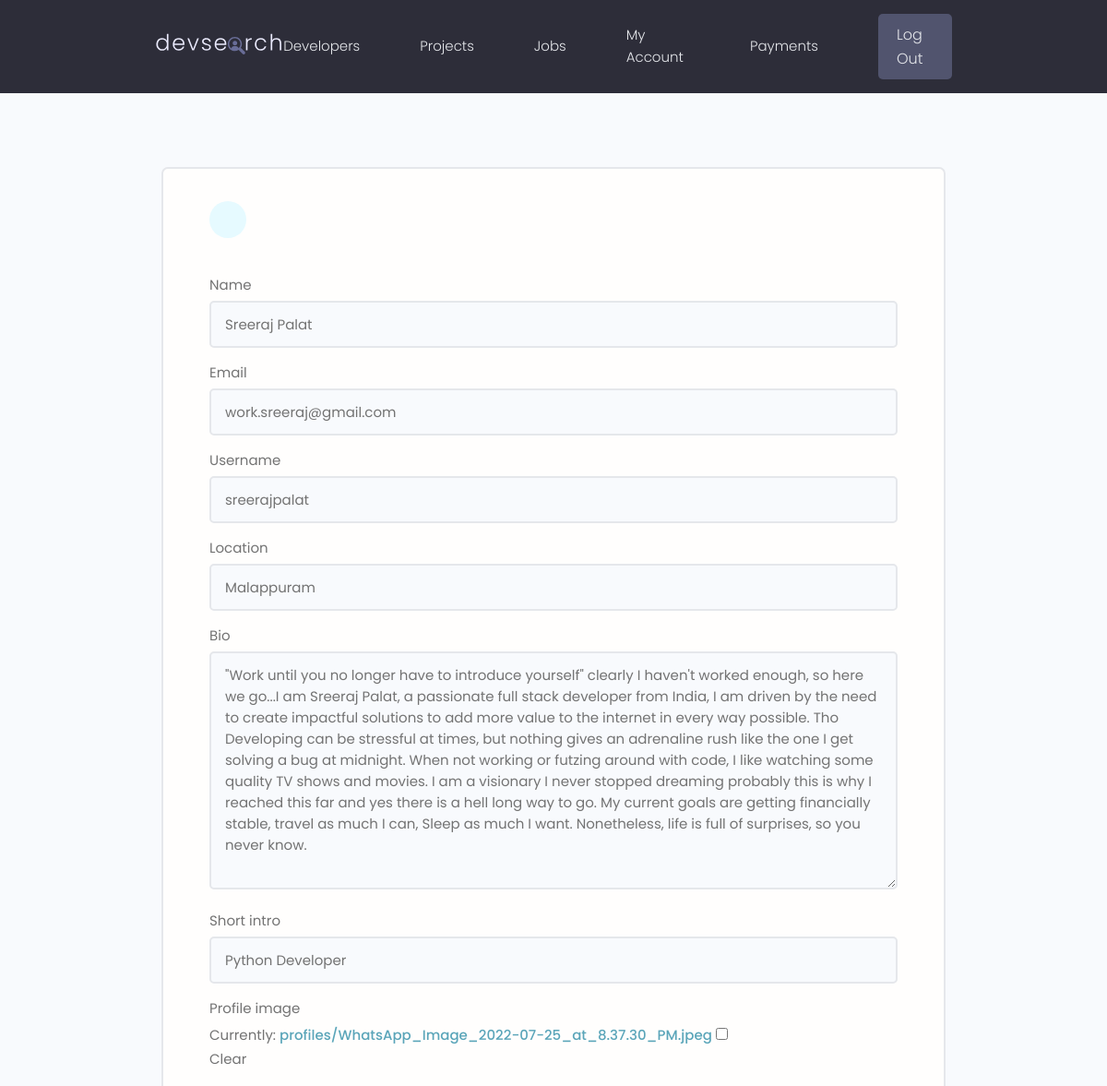
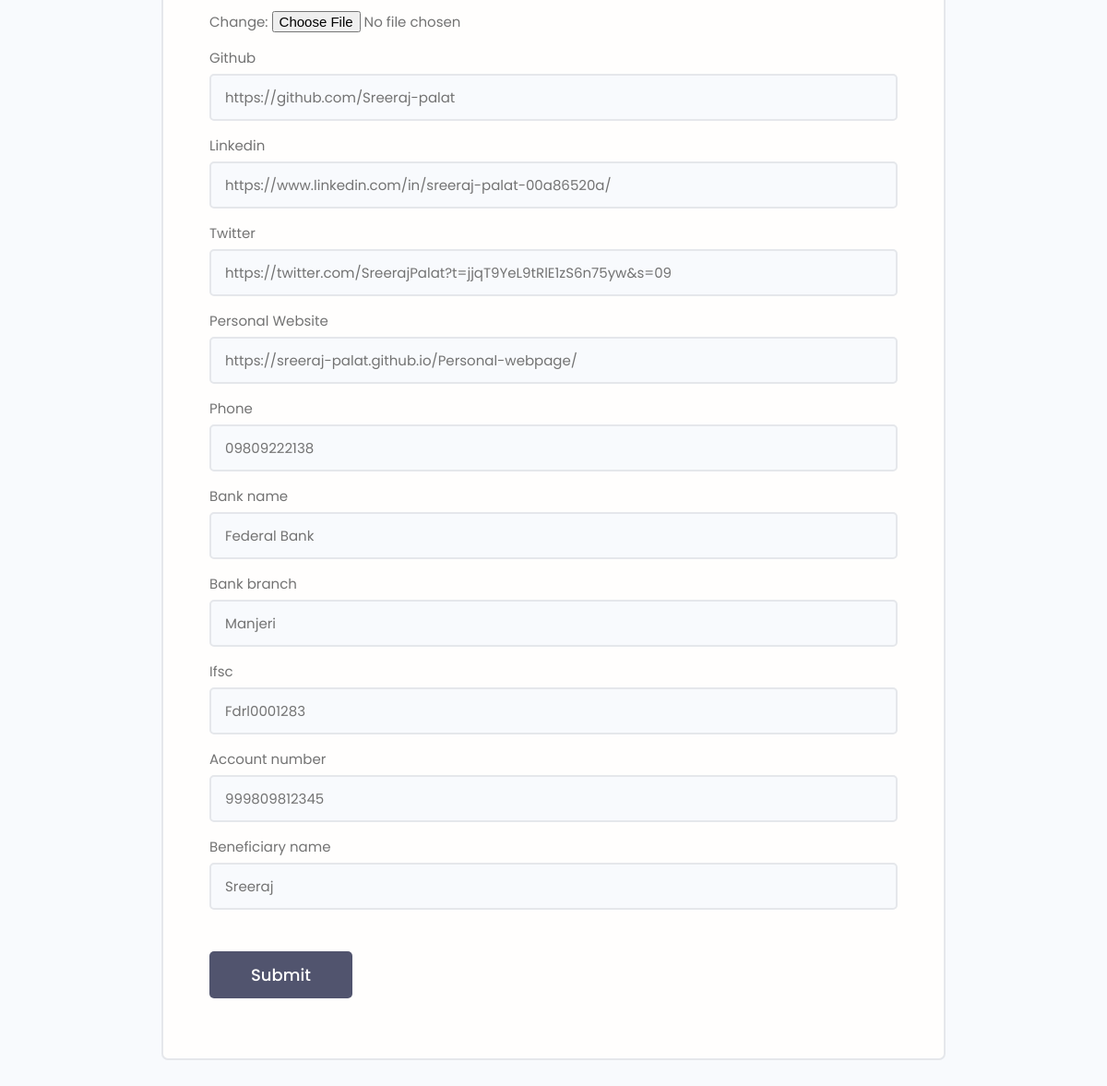
The page /edit-account/ (signed in) on the database its author committed (2 pictures, top to bottom).
### users/models.py (models this page shows, shortened)
class Profile(models.Model):
    user = models.OneToOneField(User, on_delete=models.CASCADE, null=True, blank=True)
    name = models.CharField(max_length=200, null=True, blank=True)
    email = models.EmailField(max_length=200, null=True, blank=True)
    username = models.CharField(max_length=200, null=True, blank=True)
    location = models.CharField(max_length=200, null=True, blank=True)
    short_intro = models.CharField(max_length=200, null=True, blank=True)
    bio = models.TextField(blank=True, null=True)
    profile_image = models.ImageField(null=True, blank=True, upload_to='profiles/',default="profiles/user-default.png")
    social_github = models.CharField(max_length=200, blank=True, null=True)
    social_twitter = models.CharField(max_length=200, blank=True, null=True)
    social_linkedin = models.CharField(max_length=200, blank=True, null=True)
    social_youtube = models.CharField(max_length=200, blank=True, null=True)
    social_website = models.CharField(max_length=200, blank=True, null=True)
    is_dev = models.BooleanField(default=False)
    is_rec = models.BooleanField(default=False)
    phone = models.CharField(max_length=11,null=True,blank=True)
    bank_name = models.CharField(max_length=200, blank=True, null=True)
    bank_branch = models.CharField(max_length=200, blank=True, null=True)
    ifsc = models.CharField(max_length=11,blank=True, null=True)
    account_number = models.CharField(max_length=16,blank=True, null=True)
    beneficiary_name = models.CharField(max_length=200, blank=True, null=True)
    created = models.DateTimeField(auto_now_add=True)

### users/views.py (the view, shortened to what this page needs)
# urls.py: path('edit-account/',views.editAccount, name='edit-account'),
@login_required(login_url='login')
@csrf_exempt
def editAccount(request):
    profile = request.user.profile
    user = request.user
    form = ProfileForm(instance=profile)
    group = Group.objects.get(name='Developer')
    users = User.objects.filter(groups = group)
    print(users)
    context = {'form':form}
    return render(request, 'users/profile_form.html',context)

### users/forms.py
class ProfileForm(ModelForm):
    class Meta:
        model = Profile
        fields = ['name','email', 'username', 'location','bio','short_intro','profile_image','social_github','social_linkedin','social_twitter','social_website','phone','bank_name','bank_branch','ifsc','account_number','beneficiary_name']
        labels = {
            'social_github':'Github',
            'social_linkedin':'Linkedin',
            'social_twitter':'Twitter',
            'social_website':'Personal Website',
        }
    def __init__(self,*args, **kwargs):
        super(ProfileForm,self).__init__(*args, **kwargs)
        for name, field in self.fields.items():
            field.widget.attrs.update({'class': 'input'})

### users/templates/users/profile_form.html (shortened to what this page needs)
{% extends 'main.html' %}
{% block content %}
<main class="formPage my-xl">
    <div class="content-box">
        <div class="formWrapper">
            <a class="backButton" href="{% url 'account' %}"></a>
            <br>
            <form class="form" action="{% url 'edit-account' %}" method="POST" enctype="multipart/form-data">
                {% for field in form %}
                <div class="form__field">
                    <label for="formInput#text">{{field.label}}</label>
                    {{field}}
                </div>
                {% endfor %}
                <input class="btn btn--sub btn--lg  my-md" type="submit" value="Submit" />
            </form>
        </div>
    </div>
</main>
{% endblock content %}

### static/styles/app.css (style rules this page uses)
:root { --color-sub: #2d2d39; }
.btn--sub { background-color: var(--color-sub-light); }
.content-box { width: 95%; max-width: 85rem; margin: 0 auto; }
.backButton { background: var(--color-main-light); color: var(--color-main); width: 4rem; height: 4rem; display: flex; align-items: center; justify-content: center; border-radius: 50%; }
.formPage .formWrapper { list-style: none; background: var(--color-white); padding: 3.5rem 5rem; border: 2px solid var(--color-light); border-radius: 0.7rem; }

### static/uikit/styles/modules/_variables.css (style rules this page uses)
:root { --color-main: #5aa5b9; --color-main-light: #e6faff; --color-sub: #3f4156; --color-sub-light: #51546e; --color-sub-lighter: #ededfd; --color-text: #737373; --color-gray: #8b8b8b; --color-light: #e5e7eb; --color-light-gray: #767676; --color-bg: #f8fafd; --color-white: #fffefd; --color-white-light: #f3f3f3; --color-success: #359e64; --color-success-bg: #def8e8; --color-error: #fc4b0b; --color-error-bg: #fff2ee; --font-base: 'Poppins', arial, helvetica, 'Segoe UI', roboto, ubuntu, sans-serif; --font-monospace: 'Fira Code', 'Courier New', courier, monospace; --font-regular: 300; --font-medium: 500; --font-bold: 700; --generic-shadow: 1px 1px 5px #00000010; --generic-transition: all 0.3s ease-in-out; }

### static/uikit/styles/modules/_base.css (style rules this page uses)
* { margin: 0; padding: 0; box-sizing: border-box; text-rendering: optimizeLegibility; color: inherit; font-size: inherit; }
html { font-size: 50%; }
@media only screen and (min-width: 480px) { html { font-size: 56.25%; } }
@media only screen and (min-width: 1200px) { html { font-size: 62.5%; } }
body { line-height: 1.6; font-weight: 400; font-size: 1.5rem; color: var(--color-text); background-color: var(--color-bg); min-height: 100vh; }

### static/uikit/styles/modules/_typography.css (style rules this page uses)
* { font-family: var(--font-base); }
a { padding-bottom: 2px; text-decoration: none; display: inline-block; color: var(--color-main); font-weight: var(--font-medium); }

### static/uikit/styles/modules/_utilities.css (style rules this page uses)
.my-md { margin: 3rem auto; }
.my-xl { margin: 8rem auto; }

### static/uikit/styles/modules/_button.css (style rules this page uses)
.btn { display: inline-block; position: relative; cursor: pointer; background-color: var(--color-light); font-weight: var(--font-medium); color: var(--color-sub); text-decoration: none; padding: 1rem 2rem; border-radius: 0.5rem; border: none; width: -webkit-fit-content; width: -moz-fit-content; width: fit-content; height: -webkit-fit-content; height: -moz-fit-content; height: fit-content; font-size: 1.6rem; outline-width: 0; outline-color: transparent; -webkit-backface-visibility: hidden; backface-visibility: hidden; transition: all 0.3s ease-in-out; }
.btn--sub { background-color: var(--color-sub); color: var(--color-white); }
.btn--lg { font-size: 1.8rem; padding: 1.2rem 4.5rem; }

### static/uikit/styles/modules/_form.css (style rules this page uses)
.form { display: block; }
.form__field { margin-top: 1.5rem; margin-bottom: 1.5rem; }
.form__label, .form__field > label { display: block; margin-bottom: 0.5rem; color: var(--color-text); }
input.input[type='text'], input.input[type='email'], input.input[type='password'], input.input[type='number'], textarea.input { min-width: 24rem; width: 100%; padding: 1.2rem 1.5rem; border-radius: 0.5rem; border: 2px solid var(--color-light); transition: all 0.3s ease-in-out; background-color: var(--color-bg); }

### rows shown on the page
Profile: form "Sreeraj Palat" "work.sreeraj@gmail.com" "sreerajpalat" "Malappuram" "\"Work until you no longer have to introduce yourself\" clearly I haven't worked enough, so here we go...I am Sreeraj Palat, a passionate full stack developer from India, I am driven by the need to create impactful solutions to add more value to the internet in every way possible. Tho Developing can be stressful at times, but nothing gives an adrenaline rush like the one I get solving a bug at midnight. When not working or futzing around with code, I like watching some quality TV shows and movies. I am a visionary I never stopped dreaming probably this is why I reached this far and yes there is a hell long way to go. My current goals are getting financially stable, travel as much I can, Sleep…" "Python Developer" "https://github.com/Sreeraj-palat" "https://www.linkedin.com/in/sreeraj-palat-00a86520a/" "https://twitter.com/SreerajPalat?t=jjqT9YeL9tRlE1zS6n75yw&s=09" "https://sreeraj-palat.github.io/Personal-webpage/" "09809222138" "Federal Bank" "Manjeri" "Fdrl0001283" "999809812345" "Sreeraj"

### other values the page prints
{{ field.label }} "Name" "Email" "Username" "Location" "Bio" "Short intro" "Profile image" "Github" "Linkedin" "Twitter" "Personal Website" "Phone" "Bank name" "Bank branch" "Ifsc" "Account number" "Beneficiary name"
